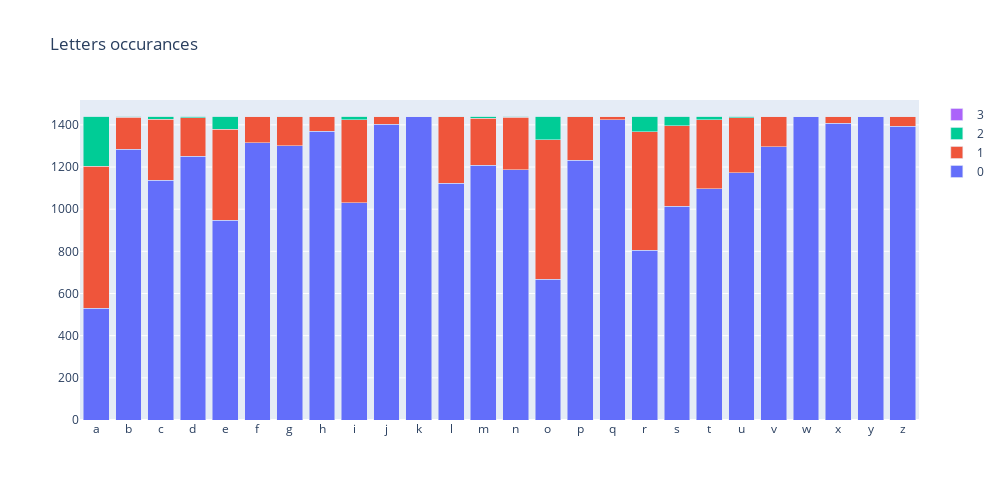

Notebook cell for this chart:
### Code cell
# Plotting bars

fig = go.Figure()

for i in range(min(*df_letters_occurances.columns), max(*df_letters_occurances.columns) + 1):
    fig.add_trace(go.Bar(x=df_letters_occurances.index, y=df_letters_occurances[i], name=i))

fig.update_layout(
    title="Letters occurances",
    barmode='stack',
    height=500,
    width=1000,
)

fig.show()

### Figure 1 — Plotly figure (JSON) as saved in the notebook; plotly's stock layout.template omitted (floating-point values rounded to 4 significant figures)
{"data": [{"name": "0", "type": "bar", "x": ["a", "b", "c", "d", "e", "f", "g", "h", "i", "j", "k", "l", "m", "n", "o", "p", "q", "r", "s", "t", "u", "v", "w", "x", "y", "z"], "y": [529, 1284, 1137, 1251, 948, 1314, 1301, 1369, 1031, 1404, 1442, 1123, 1209, 1187, 668, 1232, 1425, 806, 1015, 1098, 1174, 1295, 1442, 1408, 1442, 1394]}, {"name": "1", "type": "bar", "x": ["a", "b", "c", "d", "e", "f", "g", "h", "i", "j", "k", "l", "m", "n", "o", "p", "q", "r", "s", "t", "u", "v", "w", "x", "y", "z"], "y": [675, 151, 289, 183, 432, 127, 138, 73, 393, 37, 0, 315, 223, 249, 662, 206, 17, 561, 381, 326, 260, 145, 0, 34, 0, 46]}, {"name": "2", "type": "bar", "x": ["a", "b", "c", "d", "e", "f", "g", "h", "i", "j", "k", "l", "m", "n", "o", "p", "q", "r", "s", "t", "u", "v", "w", "x", "y", "z"], "y": [236, 7, 16, 8, 62, 1, 3, 0, 18, 1, 0, 4, 10, 6, 112, 4, 0, 74, 45, 18, 7, 2, 0, 0, 0, 2]}, {"name": "3", "type": "bar", "x": ["a", "b", "c", "d", "e", "f", "g", "h", "i", "j", "k", "l", "m", "n", "o", "p", "q", "r", "s", "t", "u", "v", "w", "x", "y", "z"], "y": [2, 0, 0, 0, 0, 0, 0, 0, 0, 0, 0, 0, 0, 0, 0, 0, 0, 1, 1, 0, 1, 0, 0, 0, 0, 0]}], "layout": {"barmode": "stack", "height": 500, "title": {"text": "Letters occurances"}, "width": 1000}}
